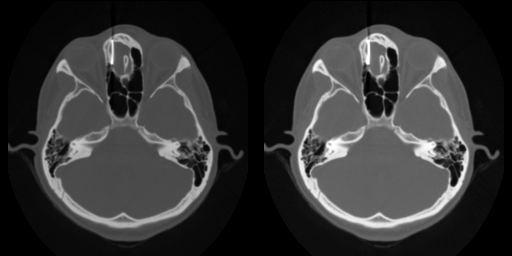

This chart was generated by the following Python code:
#!/usr/bin/env python

# Test vtkImageHistogramStatistics auto range vs full range on a medical image.

# Factory overrides
import vtkmodules.vtkInteractionStyle  # noqa: F401
import vtkmodules.vtkRenderingFreeType  # noqa: F401
import vtkmodules.vtkRenderingOpenGL2  # noqa: F401

import os

from vtkmodules.vtkIOImage import vtkPNGReader
from vtkmodules.vtkImagingStatistics import vtkImageHistogramStatistics
from vtkmodules.vtkRenderingCore import (
    vtkImageSliceMapper,
    vtkImageSlice,
    vtkRenderWindow,
    vtkRenderWindowInteractor,
    vtkRenderer,
)

# Read image
reader = vtkPNGReader()
data_dir = os.environ.get("VPE_DATA_DIR", os.path.dirname(os.path.abspath(__file__)))

reader.SetFileName(os.path.join(data_dir, "fullhead15.png"))

# Compute histogram statistics
statistics = vtkImageHistogramStatistics()
statistics.SetInputConnection(reader.GetOutputPort())
statistics.GenerateHistogramImageOff()
statistics.Update()

# Full data range
data_range = [statistics.GetMinimum(), statistics.GetMaximum()]

# Auto range
auto_range = list(statistics.GetAutoRange())

# Viewport 0: full range
image_mapper_0 = vtkImageSliceMapper()
image_mapper_0.SetInputConnection(reader.GetOutputPort())

image_slice_0 = vtkImageSlice()
image_slice_0.SetMapper(image_mapper_0)
image_slice_0.GetProperty().SetColorWindow(data_range[1] - data_range[0])
image_slice_0.GetProperty().SetColorLevel(0.5 * (data_range[0] + data_range[1]))

renderer_0 = vtkRenderer()
renderer_0.SetBackground(0.0, 0.0, 0.0)
renderer_0.SetViewport(0.0, 0.0, 0.5, 1.0)
renderer_0.AddViewProp(image_slice_0)

# Viewport 1: auto range
image_mapper_1 = vtkImageSliceMapper()
image_mapper_1.SetInputConnection(reader.GetOutputPort())

image_slice_1 = vtkImageSlice()
image_slice_1.SetMapper(image_mapper_1)
image_slice_1.GetProperty().SetColorWindow(auto_range[1] - auto_range[0])
image_slice_1.GetProperty().SetColorLevel(0.5 * (auto_range[0] + auto_range[1]))

renderer_1 = vtkRenderer()
renderer_1.SetBackground(0.0, 0.0, 0.0)
renderer_1.SetViewport(0.5, 0.0, 1.0, 1.0)
renderer_1.AddViewProp(image_slice_1)

# Window
render_window = vtkRenderWindow()
render_window.AddRenderer(renderer_0)
render_window.AddRenderer(renderer_1)
render_window.SetSize(512, 256)
render_window.SetWindowName("image auto range")

# Scene
bounds_0 = image_mapper_0.GetBounds()
point_0 = [
    0.5 * (bounds_0[0] + bounds_0[1]),
    0.5 * (bounds_0[2] + bounds_0[3]),
    0.5 * (bounds_0[4] + bounds_0[5]),
]
camera_0 = renderer_0.GetActiveCamera()
camera_0.SetFocalPoint(point_0)
point_0[image_mapper_0.GetOrientation()] += 500.0
camera_0.SetPosition(point_0)
camera_0.SetViewUp(0.0, 1.0, 0.0)
camera_0.ParallelProjectionOn()
camera_0.SetParallelScale(128)

bounds_1 = image_mapper_1.GetBounds()
point_1 = [
    0.5 * (bounds_1[0] + bounds_1[1]),
    0.5 * (bounds_1[2] + bounds_1[3]),
    0.5 * (bounds_1[4] + bounds_1[5]),
]
camera_1 = renderer_1.GetActiveCamera()
camera_1.SetFocalPoint(point_1)
point_1[image_mapper_1.GetOrientation()] += 500.0
camera_1.SetPosition(point_1)
camera_1.SetViewUp(0.0, 1.0, 0.0)
camera_1.ParallelProjectionOn()
camera_1.SetParallelScale(128)

# Interactor
interactor = vtkRenderWindowInteractor()
interactor.SetRenderWindow(render_window)

interactor.Initialize()
interactor.Start()
